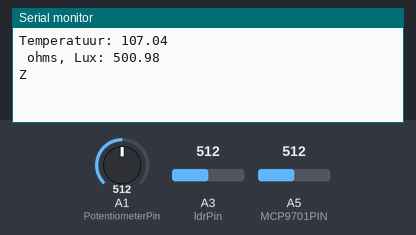
Recording of a sketch running on a simulated Arduino Uno, built with avr-gcc and run on an emulated ATmega328P. Parts: the last lines printed to the serial monitor. The test bench sets the inputs (shaded band); at power-on: A1 (PotentiometerPin) = 512, A3 (ldrPin) = 512, A5 (MCP9701PIN) = 512.

Above: at 5.8 s.
5.9 s: A1 (PotentiometerPin) set to 627
7.4 s: A1 (PotentiometerPin) set to 649
At 10.8 s:
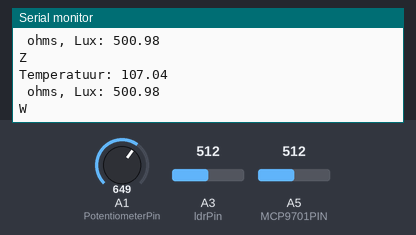
26.6 s: A1 (PotentiometerPin) set to 888
28.1 s: A1 (PotentiometerPin) set to 914
At 30.8 s:
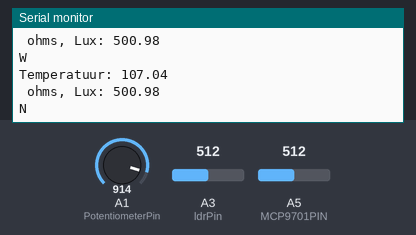

The sketch:

Weekopdracht_week3.zip.ino
```cpp
const int MCP9701PIN = A5;
const int MEASUREMENT_INTERVAL = 5000;  // Meetinterval in milliseconden

unsigned long previousMillis = 0;
const int ldrPin = A3;
void setup() {
  setupMCP9701();
}

void loop() {
  unsigned long currentMillis = millis();

  if (currentMillis - previousMillis >= MEASUREMENT_INTERVAL) {
    previousMillis = currentMillis;

    float temperatuur = getTemperatuurInGradenCelcius();

    Serial.print("Temperatuur: ");
    Serial.println(temperatuur);
    getLicht();
    potentiometerRead();
  }
}


void setupMCP9701() {
  pinMode(MCP9701PIN, INPUT);
  Serial.begin(9600);
}
```

Licht.ino
```cpp
void getLicht() {
  int ldrValue = analogRead(ldrPin);
  float voltage = ldrValue * (5.0 / 1023.0);
  float resistance = (5.0 - voltage) / voltage;
  float lux = 500 / resistance;

  // Serial.print("LDR Value: ");
  // Serial.print(ldrValue);
  // Serial.print(", Voltage: ");
  // Serial.print(voltage);
  // Serial.print("V, Resistance: ");
  // Serial.print(resistance);
  Serial.print(" ohms, Lux: ");
  Serial.println(lux);
}
```

Potentiometer.ino
```cpp
int PotentiometerPin = A1;

 void potentiometerRead(){

 int potValue = analogRead(PotentiometerPin);

  int graden = potValue / 2.8495821727;

  if ((graden >= 315) || (graden <45)){
    Serial.println("N");
  }
  else if ( (graden >= 40) && (graden < 135) ){
    Serial.println("O");
  }
   else if ((graden >= 135) && (graden < 225)){
    Serial.println("Z");
  }
 else if ((graden >= 225) && (graden < 315)){
    Serial.println("W");
  }
  // een switch hier gebruiken zou sneller geweest zijn maar dit heb ik niet gedaan


 }
```

Temperatuur.ino
```cpp
const float vout0 = 400;
const float tc = 19.53;
float vout_avg = 0;
const int AANTAL_METINGEN = 1000;


float getTemperatuurInGradenCelcius() {
  const float vout0 = 400;
  const float tc = 19.53;
  float vout_avg = 0;
  const int AANTAL_METINGEN = 1000;

  for (int i = 0; i < AANTAL_METINGEN; i++) {
    float vout = analogRead(MCP9701PIN) * (4976.30 / 1023);
    vout_avg += vout;
  }

  float vout = vout_avg / AANTAL_METINGEN;
  return (vout - vout0) / tc;
}
```

Measured:
- the behaviour switches between 641 and 642 on A1 (PotentiometerPin) (found by bisection; images 0 and 1)
- the behaviour switches between 897 and 898 on A1 (PotentiometerPin) (found by bisection; images 1 and 2)
- after the input at 7.4 s, the serial monitor: prints a new line after 2.8 s (image 1)
- after the input at 28.1 s, the serial monitor: prints a new line after 2.1 s (image 2)
